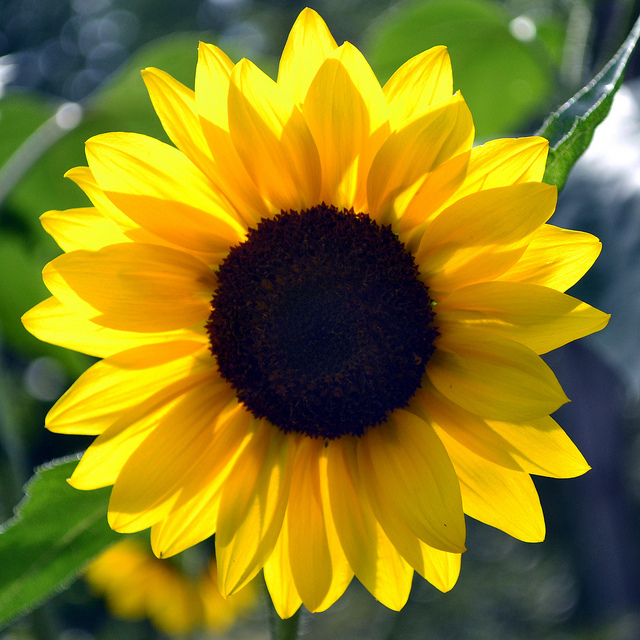
#> input picture images/sunflower.jpg, 640 x 640 px
$ python gaussian_convolution.py   (Python 2 division)
#> lines starting #> are read from the running program, lines starting #| are printed output that depends on the picture
import numpy as np
import cv2
import scipy
import matplotlib as plt


def create_gaussian_kernel(kernel_size, sigma, normalize=False):

    # Calculate the center of the filter
    mid = (kernel_size // 2)
    print mid

    # Create a kernel_size*kernel_size Gaussian Kernel
    gaussian_kernel = np.zeros((kernel_size, kernel_size))
    for i in range(0, kernel_size):
        for j in range(0, kernel_size):
            gaussian_kernel[i][j] = (np.exp(-1.0*((i-mid)**2 + (j-mid)**2)/(2.0*sigma**2)))/(2*np.pi*sigma*sigma)

    if normalize:
        # Normalize the kernel
        for i in range(0, kernel_size):
            for j in range(0, kernel_size):
                gaussian_kernel[i][j] /= np.sum(gaussian_kernel)

    return gaussian_kernel


# Load an color image in grayscale
img = cv2.imread('../images/sunflower.jpg',0)
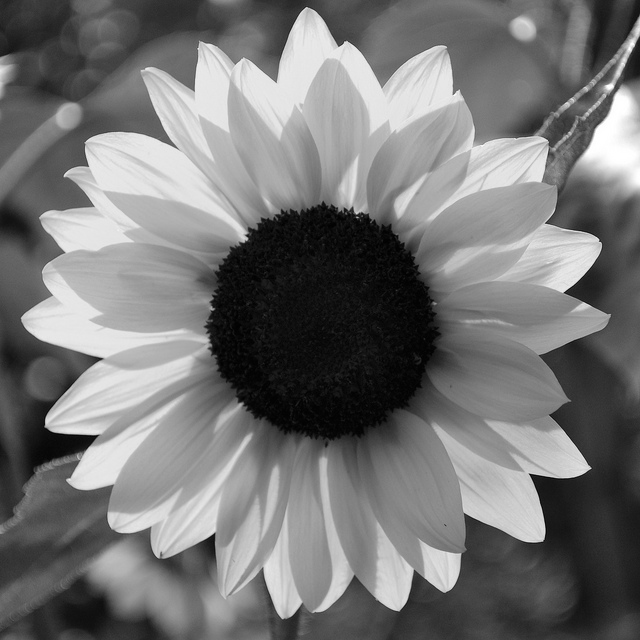
#> img: shape (640, 640); min 0, max 255, mean 116.7

# Retrieve the shape of the image
img_shape = img.shape
#> img_shape = (640, 640)
rows = img_shape[0]
#> rows = 640
cols = img_shape[1]
#> cols = 640

kernel_size = 5
sigma = 1.0

kernel = create_gaussian_kernel(kernel_size, sigma, True)

print kernel

blurred_image = img.copy()

'''# i,j denotes the center of the kernel moving over the image
for i in range(0 + (kernel_size//2), rows - (kernel_size//2)):
    for j in range(0 + (kernel_size//2), rows - (kernel_size//2)):
        for x in range(-(kernel_size//2),kernel_size//2+1):
            for y in range(-(kernel_size//2),kernel_size//2+1):
                blurred_image[i+x][j+y] = img[i+x][j+y]*kernel[x+kernel_size//2][y+kernel_size//2]
'''

# Convolve the image with the kernel
dst = cv2.filter2D(img,-1,kernel)

cv2.imshow('image',dst)
cv2.waitKey(0)
cv2.destroyAllWindows()
